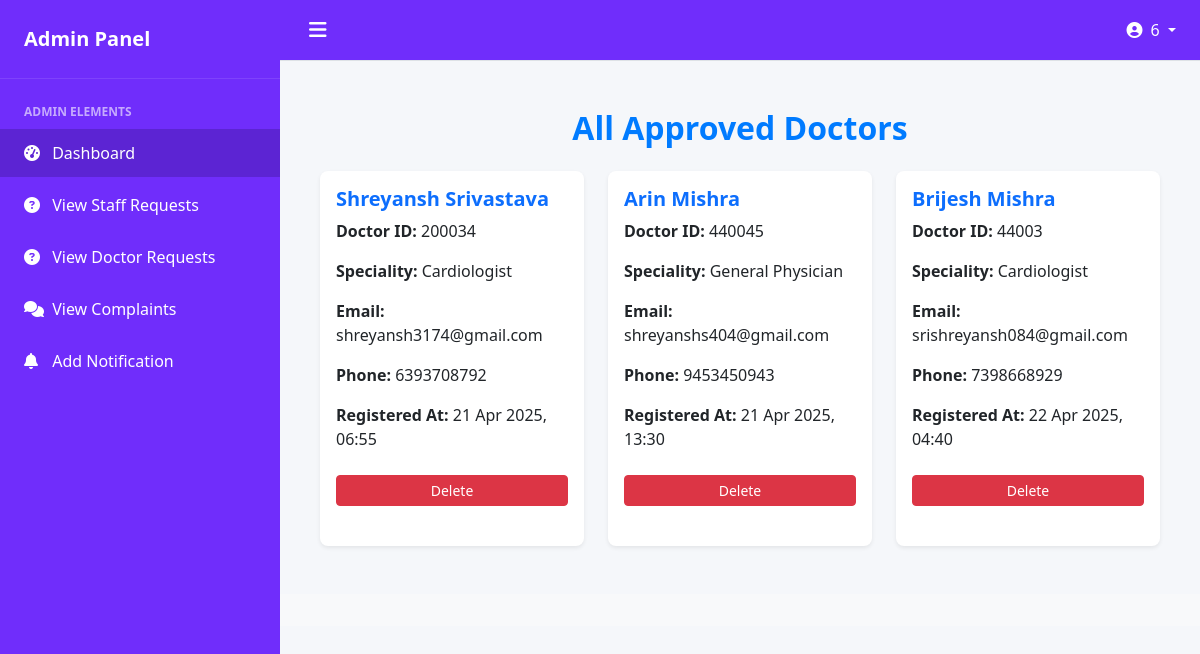
The page /adminapp/viewdoctor/ (signed in) on the database its author committed.
### adminapp/models.py (models this page shows, shortened)
class DoctorRegister(models.Model):
    doctor_id = models.CharField(max_length=20, primary_key=True)
    doctor_name = models.CharField(max_length=100)
    doctors_speciality = models.CharField(max_length=80)
    doctor_email = models.EmailField()
    doctor_phone = models.CharField(max_length=20)
    doctor_password = models.CharField(max_length=100)
    created_at = models.DateTimeField(auto_now_add=True)

### adminapp/views.py (the view)
# urls.py: path('viewdoctor/',views.viewdoctor,name='viewdoctor'),
@cache_control(no_store=True, no_cache=True, must_revalidate=True)
def viewdoctor(req):
    if 'adminid' not in req.session:  # Ensure admin is logged in
        return redirect('login')
    doctors = DoctorRegister.objects.all().order_by('created_at')
    return render(req, 'viewdoctor.html', {'doctors': doctors})

### adminapp/templates/viewdoctor.html
{% extends 'adminbase.html' %}
{% load static %}
{% block admin %}
<div class="container py-4">
    <h2 class="text-center mb-4" style="font-weight: 600; color: #007bff;">All Approved Doctors</h2>
    {% if doctors %}
        <div class="row g-4">
            {% for doc in doctors %}
            <div class="col-md-6 col-lg-4">
                <div class="card shadow-sm h-100">
                    <div class="card-body">
                        <h5 class="card-title text-primary fw-bold">{{ doc.doctor_name }}</h5>
                        <p class="card-text"><strong>Doctor ID:</strong> {{ doc.doctor_id }}</p>
                        <p class="card-text"><strong>Speciality:</strong> {{ doc.doctors_speciality }}</p>
                        <p class="card-text"><strong>Email:</strong> {{ doc.doctor_email }}</p>
                        <p class="card-text"><strong>Phone:</strong> {{ doc.doctor_phone }}</p>
                        <p class="card-text"><strong>Registered At:</strong> {{ doc.created_at|date:"d M Y, H:i" }}</p>
                        <a href="{% url 'adminapp:dkp' doc.doctor_id %}" class="btn btn-danger btn-sm w-100 mt-2">Delete</a>
                    </div>
                </div>
            </div>
            {% endfor %}
        </div>
    {% else %}
        <div class="alert alert-info text-center fw-bold fs-5 mt-4">
            No approved doctors found.
        </div>
    {% endif %}
</div>
{% endblock %}

### adminapp/templates/adminbase.html (style rules this page uses)
:root { --primary: rgb(112, 45, 251); --primary-hover: rgb(92, 36, 211); --sidebar-width: 280px; }
body { font-family: 'Segoe UI', Tahoma, Geneva, Verdana, sans-serif; background-color: #f5f7fa; margin: 0; overflow-x: hidden; }
.card { background-color: #fff; border: none; border-radius: 0.5rem; box-shadow: 0 0.125rem 0.25rem rgba(0, 0, 0, 0.075); margin-bottom: 1.5rem; }

### rows shown on the page
DoctorRegister: doctor_name "Shreyansh Srivastava", doctor_id "200034", doctors_speciality "Cardiologist", doctor_email "shreyansh3174@gmail.com", doctor_phone "6393708792", created_at "21 Apr 2025, 06:55"
DoctorRegister: doctor_name "Arin Mishra", doctor_id "440045", doctors_speciality "General Physician", doctor_email "shreyanshs404@gmail.com", doctor_phone "9453450943", created_at "21 Apr 2025, 13:30"
DoctorRegister: doctor_name "Brijesh Mishra", doctor_id "44003", doctors_speciality "Cardiologist", doctor_email "srishreyansh084@gmail.com", doctor_phone "7398668929", created_at "22 Apr 2025, 04:40"

### other values the page prints
{{ request.session.adminid }} "6"
